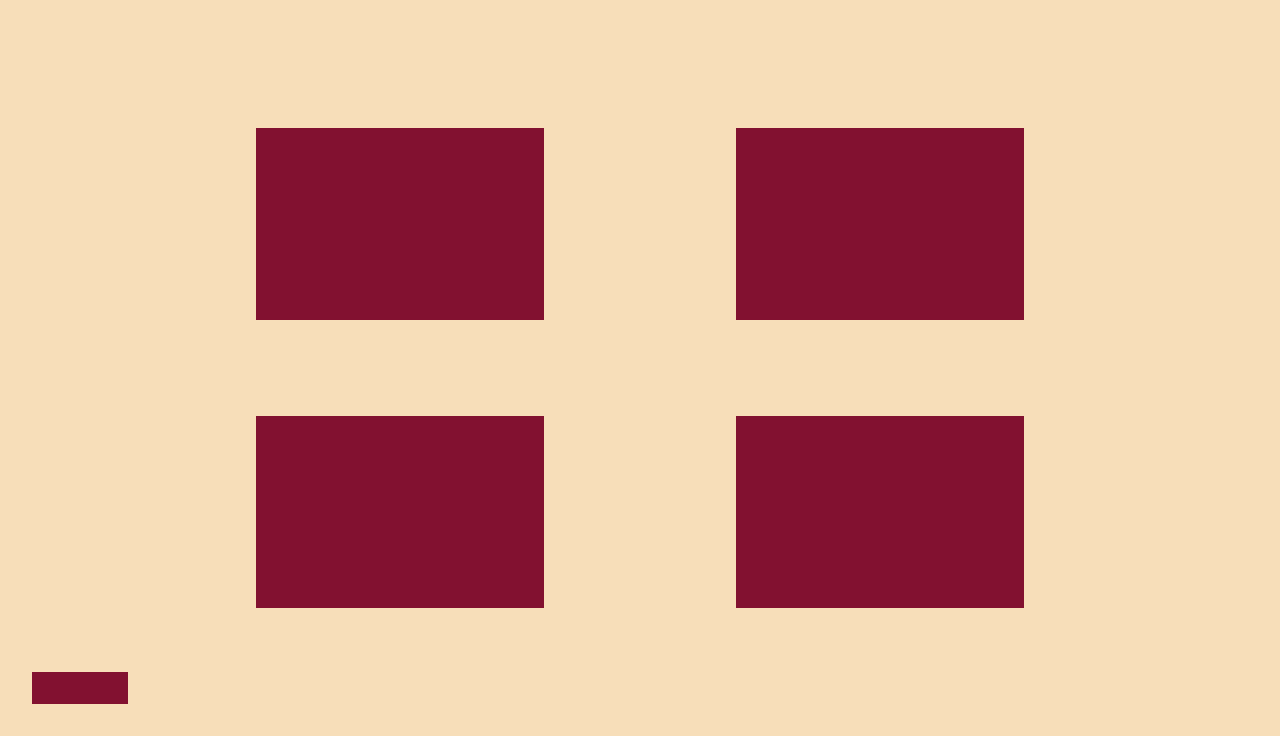

This game map was drawn from its Tiled (.tmx) file and the tilesets committed beside it. A one-line description and the trimmed map source follow:
An orthogonal 40x23 tile map with 32x32 px tiles, 2 tile layers (Background, levels), 1 hidden layer not drawn, 2 tilesets and 8 objects (4x stage, 2x button, mouse, score).

<map version="1.0" tiledversion="1.1.2" orientation="orthogonal" renderorder="right-down" width="40" height="23" tilewidth="32" tileheight="32" infinite="0" nextobjectid="123">
 <tileset firstgid="1" source="Color Palette 2.tsx" />
 <tileset firstgid="1223" source="Piano Keys.tsx" />
 <layer name="Background" width="40" height="23">
  <data>[920 cells, 920 non-empty, 1 distinct tile ids]</data>
 </layer>
 <layer name="test" width="40" height="23" visible="0">
  <data>[920 cells, 19 non-empty, 12 distinct tile ids]</data>
 </layer>
 <layer name="levels" width="40" height="23">
  <data>[920 cells, 219 non-empty, 1 distinct tile ids]</data>
 </layer>
 <objectgroup name="Buttons">
  <object id="51" name="mouse" x="248" y="-66" width="32" height="32" />
  <object id="111" name="button" x="1548" y="229" width="112" height="96" />
  <object id="114" name="score" x="1571" y="-36" width="160" height="96" />
  <object id="115" name="stage_1" type="stage" x="257.5" y="130" width="286.5" height="191">
   <properties>
    <property name="stage_name" value="Intervals (Easy)" />
   </properties>
  </object>
  <object id="116" name="stage_3" type="stage" x="257.75" y="417.5" width="286.5" height="191">
   <properties>
    <property name="stage_name" value="Chords" />
   </properties>
  </object>
  <object id="117" name="stage_2" type="stage" x="735.75" y="128.5" width="286.5" height="191">
   <properties>
    <property name="stage_name" value="Intervals (Hard)" />
   </properties>
  </object>
  <object id="118" name="stage_4" type="stage" x="736.75" y="418.5" width="286.5" height="191">
   <properties>
    <property name="stage_name" value="Random" />
   </properties>
  </object>
  <object id="122" name="reset_save" type="button" x="32" y="672" width="96" height="32">
   <properties>
    <property name="butname" value="Reset Game" />
   </properties>
  </object>
 </objectgroup>
</map>